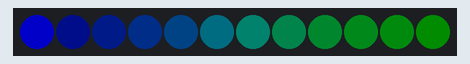
The program below on a simulated Raspberry Pi Pico running MicroPython. Shown: 12 RGB LEDs in strip order, left to right. Dim RGB values are drawn brighter than linear. At 3.6 s the program stops and its outputs stay as they are.

Above: at 0.01 s.
At 2.44 s:
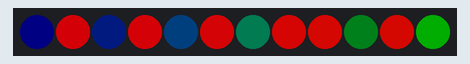
At 2.89 s:
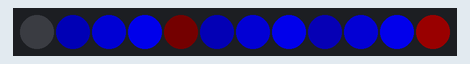
At 3.49 s:
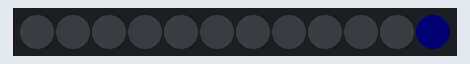

The program:

pio_ws2812.py
```python
# Example using PIO to drive a set of WS2812 LEDs.

import array, time
from machine import Pin
import rp2

# Configure the number of WS2812 LEDs.
NUM_LEDS = 12
PIN_NUM = 6


@rp2.asm_pio(
    sideset_init=rp2.PIO.OUT_LOW,
    out_shiftdir=rp2.PIO.SHIFT_LEFT,
    autopull=True,
    pull_thresh=24,
)
# yapf: disable
def ws2812():
    T1 = 2
    T2 = 5
    T3 = 3
    wrap_target()
    label("bitloop")
    out(x, 1)               .side(0)    [T3 - 1]
    jmp(not_x, "do_zero")   .side(1)    [T1 - 1]
    jmp("bitloop")          .side(1)    [T2 - 1]
    label("do_zero")
    nop()                   .side(0)    [T2 - 1]
    wrap()
# yapf: enable

# Create the StateMachine with the ws2812 program, outputting on Pin(6).
sm = rp2.StateMachine(0, ws2812, freq=8_000_000, sideset_base=Pin(PIN_NUM))

# Start the StateMachine, it will wait for data on its FIFO.
sm.active(1)

# Display a pattern on the LEDs via an array of LED RGB values.
ar = array.array("I", [0 for _ in range(NUM_LEDS)])

# Cycle colours.
for i in range(4 * NUM_LEDS):
    for j in range(NUM_LEDS):
        r = j * 100 // (NUM_LEDS - 1)
        b = 100 - j * 100 // (NUM_LEDS - 1)
        if j != i % NUM_LEDS:
            r >>= 3
            b >>= 3
        ar[j] = r << 16 | b
    sm.put(ar, 8)
    time.sleep_ms(50)

# Fade out.
for i in range(24):
    for j in range(NUM_LEDS):
        ar[j] >>= 1
    sm.put(ar, 8)
    time.sleep_ms(50)
```
